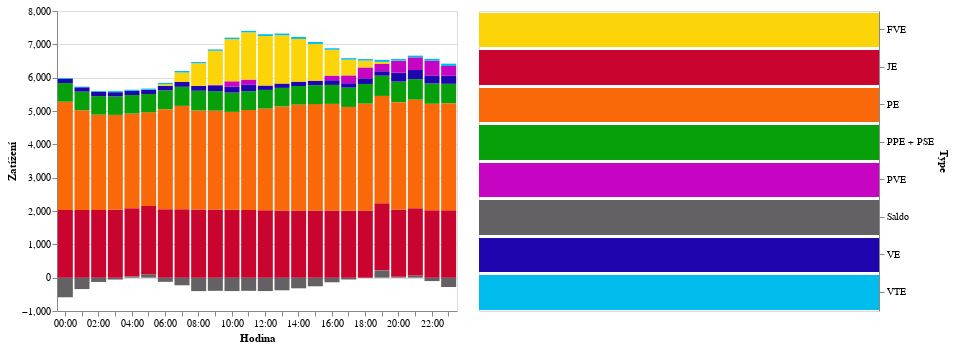

Source (notebook cell):
### Code cell
chart | legend

### Figure 1 — Vega-Lite specification as saved in the notebook (floating-point values rounded to 4 significant figures; data arrays with more than 128 entries replaced by an {"elided": "..."} marker saying what was removed)
{"$schema": "https://vega.github.io/schema/vega-lite/v2.6.0.json", "config": {"view": {"height": 300, "width": 400}}, "datasets": {"data-3c234a3700e940903a0e72c8e31f2a9e": {"elided": "192 records"}}, "hconcat": [{"data": {"name": "data-3c234a3700e940903a0e72c8e31f2a9e"}, "encoding": {"color": {"condition": {"field": "Type", "legend": null, "scale": {"domain": ["JE", "PE", "PPE + PSE", "PVE", "Saldo", "VE", "VTE", "FVE"], "range": ["#c9042e", "#f96909", "#08a00a", "#c605c3", "#636163", "#1e05ad", "#00bded", "#fcd40a"]}, "selection": "selector019", "type": "nominal"}, "value": "lightgray"}, "order": {"field": "Index", "sort": "ascending", "type": "quantitative"}, "tooltip": [{"field": "Amount", "type": "quantitative"}, {"field": "Type", "type": "nominal"}], "x": {"field": "Hodina", "timeUnit": "hoursminutes", "title": "Hodina", "type": "ordinal"}, "y": {"aggregate": "sum", "field": "Amount", "title": "Zatížení", "type": "quantitative"}}, "mark": "bar"}, {"data": {"name": "data-3c234a3700e940903a0e72c8e31f2a9e"}, "encoding": {"color": {"condition": {"field": "Type", "legend": null, "scale": {"domain": ["JE", "PE", "PPE + PSE", "PVE", "Saldo", "VE", "VTE", "FVE"], "range": ["#c9042e", "#f96909", "#08a00a", "#c605c3", "#636163", "#1e05ad", "#00bded", "#fcd40a"]}, "selection": "selector019", "type": "nominal"}, "value": "lightgray"}, "y": {"axis": {"orient": "right"}, "field": "Type", "type": "nominal"}}, "mark": "bar", "selection": {"selector019": {"empty": "all", "fields": ["Type"], "on": "click", "resolve": "global", "toggle": "event.shiftKey", "type": "multi"}}}]}
